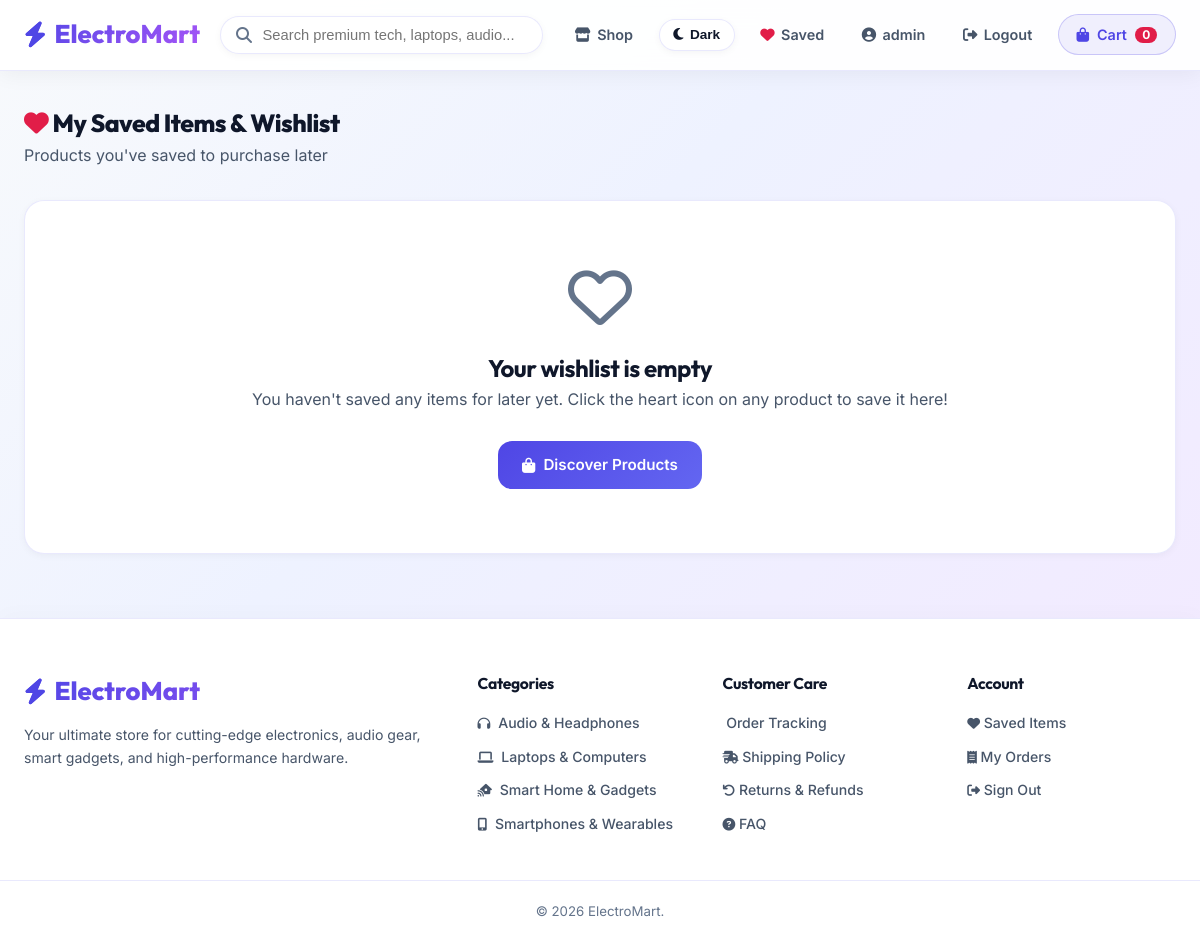
/wishlist/ (signed in), run on the app's committed database.
### store/models.py (models this page shows, shortened)
class Category(models.Model):
    name = models.CharField(max_length=100)
    slug = models.SlugField(unique=True)
    description = models.TextField(blank=True)
    icon = models.CharField(max_length=50, default='fa-box')
    class Meta:
        verbose_name_plural = 'Categories'
        ordering = ['name']

### store/views.py (the view)
# urls.py: path('wishlist/', views.wishlist_list, name='wishlist_list'),
@login_required
def wishlist_list(request):
    wishlist_items = Wishlist.objects.filter(user=request.user).select_related('product')
    return render(request, 'store/wishlist.html', {'wishlist_items': wishlist_items})

### store/cart.py (called while the page is built)
    def __len__(self):
        return sum(item['quantity'] for item in self.cart.values())

### store/context_processors.py (called while the page is built)
def cart(request):
    return {'cart': Cart(request)}

def categories(request):
    return {'all_categories': Category.objects.all()}

def wishlist(request):
    count = 0
    if request.user.is_authenticated:
        count = Wishlist.objects.filter(user=request.user).count()
    return {'wishlist_count': count}

### store/templates/store/wishlist.html (shortened to what this page needs)
{% extends 'base.html' %}
{% block content %}
<div style="margin: 2rem 0 1.5rem;">
  <h1 class="section-title">
    <i class="fas fa-heart" style="color: var(--accent-rose);"></i>
    My Saved Items & Wishlist
  </h1>
  <p style="color: var(--text-muted);">Products you've saved to purchase later</p>
</div>
{% if wishlist_items %}
  <div class="product-grid" style="margin-bottom: 4rem;">
    {% for item in wishlist_items %}
      {% with product=item.product %}
        <div class="product-card">
          <div class="card-badge-container">
            {% if product.stock == 0 %}
              <span class="card-badge discount-badge"><i class="fas fa-ban"></i> Out of Stock</span>
            {% else %}
              <span class="card-badge" style="background: linear-gradient(135deg, #0284c7 0%, #06b6d4 100%);"><i class="fas fa-bookmark"></i> Saved</span>
            {% endif %}
          </div>
          <a href="{% url 'store:wishlist_remove' product.id %}" class="btn-wishlist active" title="Remove from Wishlist">
            <i class="fas fa-heart"></i>
          </a>
          <a href="{{ product.get_absolute_url }}" class="product-img-wrapper">
            <img src="{{ product.image_url }}" alt="{{ product.name }}">
          </a>
          <div class="product-info">
            <span class="product-category">{{ product.category.name }}</span>
            <h3 class="product-name">
              <a href="{{ product.get_absolute_url }}">{{ product.name }}</a>
            </h3>
            <div class="product-rating">
              <i class="fas fa-star"></i>
              <span>{{ product.rating }}</span>
              <span style="color: var(--text-dim); margin-left: 0.25rem;">
                {% if product.stock > 0 %}
                  ({{ product.stock }} in stock)
                {% else %}
                  (Out of Stock)
                {% endif %}
              </span>
            </div>
            <div style="font-size: 0.78rem; color: var(--text-dim); margin-bottom: 0.75rem;">
              Saved on {{ item.created_at|date:"M d, Y" }}
            </div>
            <div class="product-bottom" style="flex-direction: column; gap: 0.65rem; align-items: stretch;">
              <div style="display: flex; justify-content: space-between; align-items: center;">
                <span class="product-price">${{ product.price }}</span>
              </div>
              {% if product.stock > 0 %}
                <a href="{% url 'store:wishlist_move_to_cart' product.id %}" class="btn-primary" style="padding: 0.55rem; font-size: 0.88rem;">
                  <i class="fas fa-cart-plus"></i> Move to Cart
                </a>
              {% else %}
                <button type="button" class="btn-primary" disabled style="background: #cbd5e1; cursor: not-allowed; opacity: 0.75; padding: 0.55rem; font-size: 0.88rem;">
                  <i class="fas fa-ban"></i> Out of Stock
                </button>
              {% endif %}
            </div>
          </div>
        </div>
      {% endwith %}
    {% endfor %}
  </div>
{% else %}
  <div style="text-align: center; padding: 4rem 1rem; background: var(--bg-card); border-radius: var(--radius-lg); border: 1px solid var(--border-color); margin: 2rem 0 4rem; box-shadow: var(--shadow-sm);">
    <i class="far fa-heart" style="font-size: 4rem; color: var(--text-dim); margin-bottom: 1.25rem;"></i>
    <h2>Your wishlist is empty</h2>
    <p style="color: var(--text-muted); margin-bottom: 1.75rem;">
      You haven't saved any items for later yet. Click the heart icon on any product to save it here!
    </p>
    <a href="{% url 'store:product_list' %}" class="btn-primary" style="display: inline-flex; width: auto;">
      <i class="fas fa-shopping-bag"></i> Discover Products
    </a>
  </div>
{% endif %}
{% endblock %}

### store/templates/base.html (shortened to what this page needs)
{% load static %}
<!DOCTYPE html>
<html lang="en">
<head>
  <link rel="stylesheet" href="https://cdnjs.cloudflare.com/ajax/libs/font-awesome/6.4.0/css/all.min.css">
  <link rel="stylesheet" href="{% static 'css/styles.css' %}">
</head>
<body>
  <nav class="navbar" style="position: relative;">
    <div class="container nav-container">
      <a href="{% url 'store:product_list' %}" class="logo">
        <i class="fas fa-bolt"></i> ElectroMart
      </a>
<form action="{% url 'store:product_list' %}" method="get" class="search-form">
  <i class="fas fa-search search-icon"></i>
  <input type="text" name="q" id="searchInput" value="{{ query|default:'' }}" placeholder="Search premium tech, laptops, audio..." class="search-input">
</form>
      <div class="nav-actions">
        <div class="desktop-nav-items" style="display: flex; align-items: center; gap: 0.85rem;">
          <a href="{% url 'store:product_list' %}#products-section" class="nav-link" id="shop-nav-link">
            <i class="fas fa-store"></i> Shop
          </a>
          <button type="button" id="theme-toggle" class="theme-btn" title="Toggle Dark / Light Theme">
            <i class="fas fa-moon"></i>
            <span class="theme-text">Dark</span>
          </button>
          <a href="{% url 'store:wishlist_list' %}" class="nav-link" title="My Saved Items">
            <i class="fas fa-heart" style="color: var(--accent-rose);"></i> Saved
          </a>
          {% if user.is_authenticated %}
            <a href="{% url 'store:profile' %}" class="nav-link">
              <i class="fas fa-user-circle"></i> {{ user.username }}
            </a>
            <a href="{% url 'store:logout' %}" class="nav-link">
              <i class="fas fa-sign-out-alt"></i> Logout
            </a>
          {% endif %}
        </div>
        <a href="{% url 'store:cart_detail' %}" class="cart-btn">
          <i class="fas fa-shopping-bag"></i> Cart
          <span class="cart-badge">{{ cart|length }}</span>
        </a>
      </div>
    </div>
  </nav>
  <main class="container" style="flex: 1;">
    {% block content %}
    {% endblock %}
  </main>
  <footer class="footer">
    <div class="container footer-content">
      <div>
        <a href="{% url 'store:product_list' %}" class="logo">
          <i class="fas fa-bolt"></i> ElectroMart
        </a>
        <p class="footer-desc">
          Your ultimate store for cutting-edge electronics, audio gear, smart gadgets, and high-performance hardware.
        </p>
      </div>
      <div>
        <h4 class="footer-title">Categories</h4>
        <ul class="footer-links">
          {% for cat in all_categories %}
            <li>
              <a href="{% url 'store:product_list_by_category' cat.slug %}">
                <i class="fas {{ cat.icon }}" style="font-size: 0.8rem; margin-right: 0.25rem;"></i>
                {{ cat.name }}
              </a>
            </li>
          {% empty %}
            <li><a href="{% url 'store:product_list' %}">Electronics</a></li>
            <li><a href="{% url 'store:product_list' %}">Audio</a></li>
            <li><a href="{% url 'store:product_list' %}">Gadgets</a></li>
          {% endfor %}
        </ul>
      </div>
      <div>
        <h4 class="footer-title">Customer Care</h4>
        <ul class="footer-links">
          {% if user.is_authenticated %}
            <li>
              <a href="{% url 'store:profile' %}">
                 Order Tracking
              </a>
            </li>
          {% else %}
            <li>
              <a href="{% url 'store:login' %}">
                <i class="fas fa-truck-ramping" style="font-size: 0.8rem;"></i> Order Tracking
              </a>
            </li>
          {% endif %}
          <li>
            <a href="#shipping-section">
              <i class="fas fa-shipping-fast" style="font-size: 0.8rem;"></i> Shipping Policy
            </a>
          </li>
          <li>
            <a href="#returns-section">
              <i class="fas fa-undo" style="font-size: 0.8rem;"></i> Returns & Refunds
            </a>
          </li>
          <li>
            <a href="#faq-section">
              <i class="fas fa-circle-question" style="font-size: 0.8rem;"></i> FAQ
            </a>
          </li>
        </ul>
      </div>
      <div>
        <h4 class="footer-title">Account</h4>
        <ul class="footer-links">
          {% if user.is_authenticated %}
            <li>
              <a href="{% url 'store:wishlist_list' %}">
                <i class="fas fa-heart" style="font-size: 0.8rem;"></i> Saved Items
              </a>
            </li>
            <li>
              <a href="{% url 'store:profile' %}">
                <i class="fas fa-receipt" style="font-size: 0.8rem;"></i> My Orders
              </a>
            </li>
            <li>
              <a href="{% url 'store:logout' %}">
                <i class="fas fa-sign-out-alt" style="font-size: 0.8rem;"></i> Sign Out
              </a>
            </li>
          {% endif %}
        </ul>
      </div>
    </div>
    <div class="container footer-bottom">
      <p>&copy; 2026 ElectroMart.</p>
    </div>
  </footer>
</body>
</html>

### data on the page
Category: name "Audio & Headphones"
Category: name "Laptops & Computers"
Category: name "Smart Home & Gadgets"
Category: name "Smartphones & Wearables"

### other printed values
{{ user.username }} "admin"
{{ cart|length }} "0"
